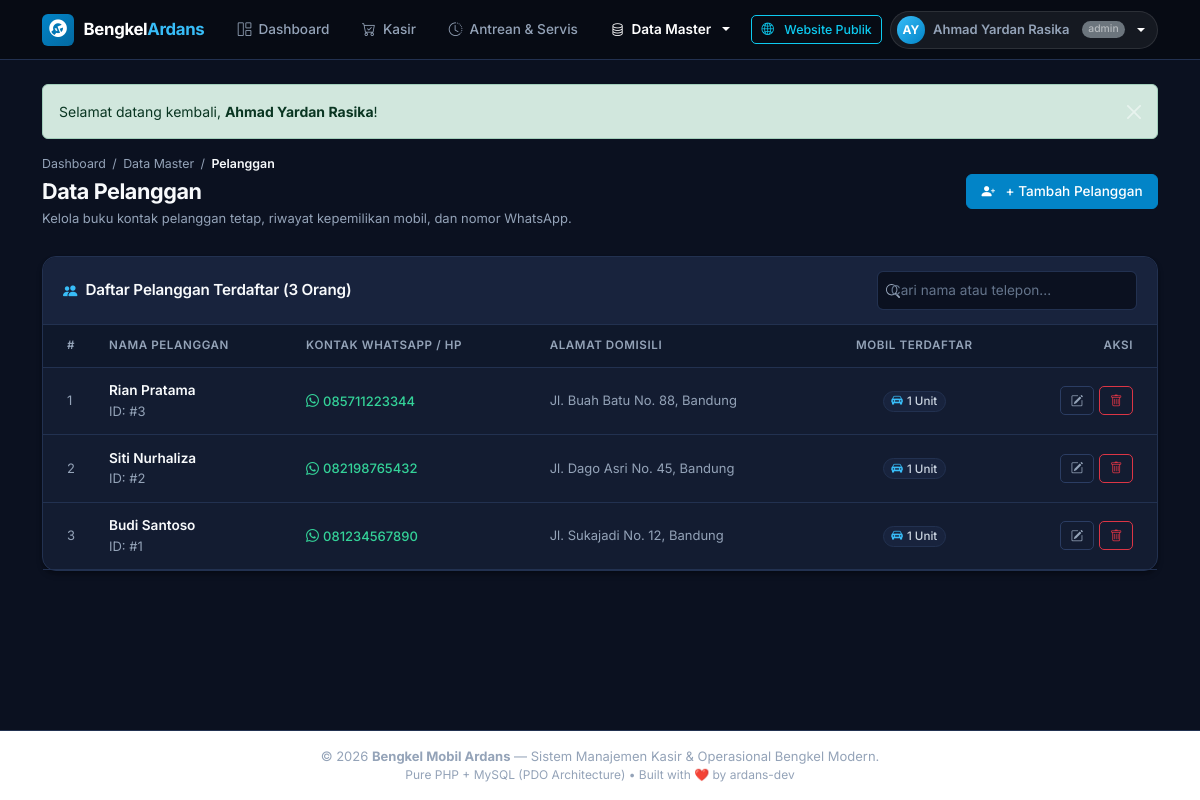
The app's page /pelanggan.php (signed in) with its own data.
### tables this page shows
CREATE TABLE pelanggan (
    id_pelanggan INT AUTO_INCREMENT PRIMARY KEY,
    nama VARCHAR(100) NOT NULL COMMENT 'Nama lengkap pelanggan',
    no_telepon VARCHAR(20) NOT NULL COMMENT 'Nomor WhatsApp/HP untuk konfirmasi servis selesai',
    alamat TEXT NULL COMMENT 'Alamat tempat tinggal pelanggan',
    created_at TIMESTAMP DEFAULT CURRENT_TIMESTAMP COMMENT 'Waktu pertama kali terdaftar'
);

### pelanggan.php (the view, shortened to what this page needs)
<?php
$query = "
    SELECT p.*, COUNT(k.id_kendaraan) AS jumlah_mobil
    FROM pelanggan p
    LEFT JOIN kendaraan k ON p.id_pelanggan = k.id_pelanggan
    GROUP BY p.id_pelanggan
    ORDER BY p.id_pelanggan DESC
";
$pelanggan_list = db()->query($query)->fetchAll();
include __DIR__ . '/includes/header.php';
?>
<div class="page-header-box">
    <div>
        <ul class="breadcrumb-custom">
            <li><a href="dashboard.php">Dashboard</a></li>
            <li>/</li>
            <li><span>Data Master</span></li>
            <li>/</li>
            <li class="active">Pelanggan</li>
        </ul>
        <h1 class="page-title mb-1">Data Pelanggan</h1>
        <p class="page-subtitle mb-0">Kelola buku kontak pelanggan tetap, riwayat kepemilikan mobil, dan nomor WhatsApp.</p>
    </div>
    <div class="d-flex align-items-center gap-2">
        <button class="btn btn-primary" data-bs-toggle="modal" data-bs-target="#modalTambah">
            <i class="bi bi-person-plus-fill me-1"></i> + Tambah Pelanggan
        </button>
    </div>
</div>
<div class="card">
    <div class="card-header d-flex align-items-center justify-content-between flex-wrap gap-2">
        <div class="d-flex align-items-center gap-2">
            <i class="bi bi-people-fill text-primary"></i>
            <span class="card-title mb-0">Daftar Pelanggan Terdaftar (<?= count($pelanggan_list) ?> Orang)</span>
        </div>
        <input type="text" id="filterInput" class="form-control form-control-sm table-search-input" placeholder="Cari nama atau telepon..." onkeyup="filterTabel()">
    </div>
    <div class="card-body p-0">
        <div class="table-responsive">
            <table class="table align-middle" id="tablePelanggan">
                <thead>
                    <tr>
                        <th class="ps-4" style="width: 50px;">#</th>
                        <th>Nama Pelanggan</th>
                        <th>Kontak WhatsApp / HP</th>
                        <th>Alamat Domisili</th>
                        <th class="text-center">Mobil Terdaftar</th>
                        <th class="text-end pe-4">Aksi</th>
                    </tr>
                </thead>
                <tbody>
                    <?php if (empty($pelanggan_list)): ?>
                        <tr>
                            <td colspan="6" class="text-center py-5 text-muted">
                                <i class="bi bi-person-x fs-2 d-block mb-2 text-secondary"></i>
                                Belum ada data pelanggan yang terdaftar.
                            </td>
                        </tr>
                    <?php else: ?>
                        <?php $no = 1; foreach ($pelanggan_list as $row): ?>
                            <tr>
                                <td class="ps-4 text-muted small"><?= $no++ ?></td>
                                <td>
                                    <div class="fw-semibold text-dark"><?= e($row['nama']) ?></div>
                                    <small class="text-muted">ID: #<?= (int)$row['id_pelanggan'] ?></small>
                                </td>
                                <td>
                                    <?php
                                    $wa_num = preg_replace('/^0/', '62', preg_replace('/[^0-9]/', '', $row['no_telepon']));
                                    ?>
                                    <a href="https://wa.me/<?= e($wa_num) ?>" target="_blank" class="text-decoration-none text-success fw-medium small">
                                        <i class="bi bi-whatsapp me-1"></i><?= e($row['no_telepon']) ?>
                                    </a>
                                </td>
                                <td class="text-muted small"><?= e($row['alamat'] ?: '-') ?></td>
                                <td class="text-center">
                                    <span class="badge bg-light text-dark border">
                                        <i class="bi bi-car-front-fill text-primary me-1"></i><?= (int)$row['jumlah_mobil'] ?> Unit
                                    </span>
                                </td>
                                <td class="text-end pe-4">
                                    <div class="table-actions">
                                        <button class="btn btn-outline-secondary btn-sm"
                                                onclick="editPelanggan(<?= htmlspecialchars(json_encode($row), ENT_QUOTES, 'UTF-8') ?>)"
                                                title="Edit Data">
                                            <i class="bi bi-pencil-square"></i>
                                        </button>
                                        <a href="pelanggan.php?action=hapus&id=<?= (int)$row['id_pelanggan'] ?>"
                                           class="btn btn-outline-danger btn-sm"
                                           onclick="return confirm('Peringatan: Menghapus pelanggan ini juga akan menghapus data unit kendaraannya. Lanjutkan?');"
                                           title="Hapus">
                                            <i class="bi bi-trash"></i>
                                        </a>
                                    </div>
                                </td>
                            </tr>
                        <?php endforeach; ?>
                    <?php endif; ?>
                </tbody>
            </table>
        </div>
    </div>
</div>
<?php include __DIR__ . '/includes/footer.php'; ?>

### records on screen
pelanggan: nama "Rian Pratama", id_pelanggan "3", no_telepon "085711223344", alamat "Jl. Buah Batu No. 88, Bandung", jumlah_mobil "1"
pelanggan: nama "Siti Nurhaliza", id_pelanggan "2", no_telepon "082198765432", alamat "Jl. Dago Asri No. 45, Bandung", jumlah_mobil "1"
pelanggan: nama "Budi Santoso", id_pelanggan "1", no_telepon "081234567890", alamat "Jl. Sukajadi No. 12, Bandung", jumlah_mobil "1"

### other values on screen
$inisial "AY"
$user_login['nama'] "Ahmad Yardan Rasika"
$user_login['role'] "admin"
strip_tags($flash['message'], '<b><strong><i><code><br>') "Selamat datang kembali, Ahmad Yardan Rasika !"
count($pelanggan_list) "3"
